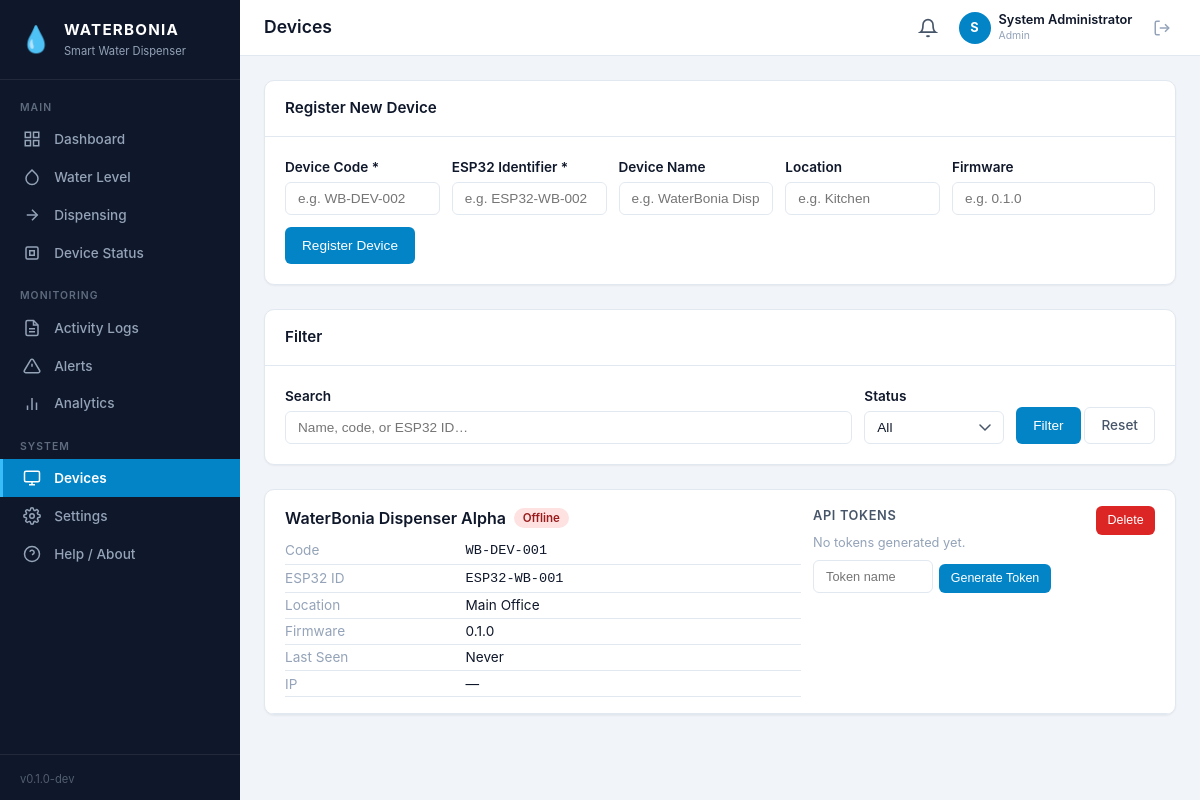
The app's page /pages/devices.php (signed in) with its own data.
### tables this page shows
CREATE TABLE `users` (
  `id`            INT UNSIGNED        NOT NULL AUTO_INCREMENT,
  `username`      VARCHAR(50)         NOT NULL,
  `email`         VARCHAR(255)        NOT NULL,
  `password_hash` VARCHAR(255)        NOT NULL,
  `full_name`     VARCHAR(150)        NOT NULL DEFAULT '',
  `role`          ENUM('admin','operator','viewer') NOT NULL DEFAULT 'viewer',
  `status`        ENUM('active','inactive')        NOT NULL DEFAULT 'active',
  `last_login_at` DATETIME            NULL     DEFAULT NULL,
  `created_at`    DATETIME            NOT NULL DEFAULT CURRENT_TIMESTAMP,
  `updated_at`    DATETIME            NOT NULL DEFAULT CURRENT_TIMESTAMP ON UPDATE CURRENT_TIMESTAMP,
  PRIMARY KEY (`id`),
  UNIQUE KEY `uq_users_username` (`username`),
  UNIQUE KEY `uq_users_email` (`email`)
);

CREATE TABLE `devices` (
  `id`                 INT UNSIGNED       NOT NULL AUTO_INCREMENT,
  `device_code`        VARCHAR(50)        NOT NULL,
  `device_name`        VARCHAR(150)       NOT NULL DEFAULT '',
  `location`           VARCHAR(255)       NOT NULL DEFAULT '',
  `esp32_identifier`   VARCHAR(100)       NOT NULL DEFAULT '',
  `status`             ENUM('online','offline','maintenance','disabled') NOT NULL DEFAULT 'offline',
  `firmware_version`   VARCHAR(30)        NOT NULL DEFAULT '',
  `ip_address`         VARCHAR(45)        NOT NULL DEFAULT '',
  `wifi_ssid`          VARCHAR(100)       NOT NULL DEFAULT '',
  `last_seen_at`       DATETIME           NULL     DEFAULT NULL,
  `created_at`         DATETIME           NOT NULL DEFAULT CURRENT_TIMESTAMP,
  `updated_at`         DATETIME           NOT NULL DEFAULT CURRENT_TIMESTAMP ON UPDATE CURRENT_TIMESTAMP,
  PRIMARY KEY (`id`),
  UNIQUE KEY `uq_devices_device_code` (`device_code`),
  KEY `idx_devices_status` (`status`),
  KEY `idx_devices_esp32_identifier` (`esp32_identifier`)
);

### config/database.php (called while the page is built, shortened)
<?php
function db(): PDO
{
    static $pdo = null;
    if ($pdo === null) {
        $dsn = sprintf(
            'mysql:host=%s;port=%s;dbname=%s;charset=%s',
            DB_HOST, DB_PORT, DB_NAME, DB_CHARSET
        );
        $pdo = new PDO($dsn, DB_USER, DB_PASS, [
            PDO::ATTR_ERRMODE            => PDO::ERRMODE_EXCEPTION,
            PDO::ATTR_DEFAULT_FETCH_MODE => PDO::FETCH_ASSOC,
            PDO::ATTR_EMULATE_PREPARES   => false,
        ]);
    }
    return $pdo;
}

### pages/devices.php (the view, shortened to what this page needs)
<?php
require_once __DIR__ . '/../includes/functions.php';
$page_title = 'Devices';
$search = trim($_GET['search'] ?? '');
$filter_status = $_GET['status'] ?? '';
$where = '1=1';
$params = [];
$p = paginate('devices', $where, $params, 15);
$devices = db_fetch_all(
    "SELECT * FROM devices WHERE $where ORDER BY created_at DESC LIMIT ? OFFSET ?",
    array_merge($params, [$p['per_page'], $p['offset']])
);
$device_tokens = [];
foreach ($devices as $d) {
    $tokens = db_fetch_all(
        "SELECT * FROM device_tokens WHERE device_id = ? ORDER BY created_at DESC",
        [$d['id']]
    );
    $device_tokens[$d['id']] = $tokens;
}
include __DIR__ . '/../includes/header.php';
?>
<?php if (is_admin()): ?>
<div class="card mb-3">
    <div class="card-header"><h3>Register New Device</h3></div>
    <div class="card-body">
        <form method="POST" action="<?= base_url('/pages/devices.php') ?>">
            <div style="display:flex;gap:0.75rem;flex-wrap:wrap;align-items:end">
                <div class="form-group" style="margin:0;flex:1;min-width:140px">
                    <label>Device Code *</label>
                    <input type="text" name="device_code" class="form-control" placeholder="e.g. WB-DEV-002" required>
                </div>
                <div class="form-group" style="margin:0;flex:1;min-width:140px">
                    <label>ESP32 Identifier *</label>
                    <input type="text" name="esp32_identifier" class="form-control" placeholder="e.g. ESP32-WB-002" required>
                </div>
                <div class="form-group" style="margin:0;flex:1;min-width:140px">
                    <label>Device Name</label>
                    <input type="text" name="device_name" class="form-control" placeholder="e.g. WaterBonia Dispenser Beta">
                </div>
                <div class="form-group" style="margin:0;flex:1;min-width:120px">
                    <label>Location</label>
                    <input type="text" name="location" class="form-control" placeholder="e.g. Kitchen">
                </div>
                <div class="form-group" style="margin:0;min-width:120px">
                    <label>Firmware</label>
                    <input type="text" name="firmware_version" class="form-control" placeholder="e.g. 0.1.0">
                </div>
                <div class="form-group" style="margin:0">
                    <button type="submit" class="btn btn-primary">Register Device</button>
                </div>
            </div>
        </form>
    </div>
</div>
<?php endif; ?>
<div class="card mb-3">
    <div class="card-header"><h3>Filter</h3></div>
    <div class="card-body">
        <form method="GET" action="<?= base_url('/pages/devices.php') ?>">
            <div style="display:flex;gap:0.75rem;flex-wrap:wrap;align-items:end">
                <div class="form-group" style="margin:0;flex:1;min-width:180px">
                    <label>Search</label>
                    <input type="text" name="search" class="form-control" placeholder="Name, code, or ESP32 ID…" value="<?= sanitize($search) ?>">
                </div>
                <div class="form-group" style="margin:0;min-width:140px">
                    <label>Status</label>
                    <select name="status" class="form-control">
                        <option value="">All</option>
                    </select>
                </div>
                <div class="form-group" style="margin:0">
                    <button type="submit" class="btn btn-primary">Filter</button>
                    <a href="<?= base_url('/pages/devices.php') ?>" class="btn btn-outline">Reset</a>
                </div>
            </div>
        </form>
    </div>
</div>
<div class="card">
    <div class="card-body-np">
        <?php if (empty($devices)): ?>
            <div class="empty-state">
                <div class="empty-icon">📡</div>
                <div class="empty-title">No Devices Found</div>
                <div class="empty-desc"><?= $search || $filter_status ? 'No devices match the current filters.' : 'No devices have been registered yet.' ?></div>
            </div>
        <?php else: ?>
            <?php foreach ($devices as $d): ?>
            <div style="padding:1rem 1.25rem;border-bottom:1px solid var(--border-color)">
                <div style="display:flex;justify-content:space-between;align-items:flex-start;flex-wrap:wrap;gap:0.75rem">
                    <div style="flex:1;min-width:200px">
                        <div style="display:flex;align-items:center;gap:0.5rem;margin-bottom:0.4rem">
                            <span style="font-weight:600;font-size:1rem"><?= sanitize($d['device_name'] ?: $d['device_code']) ?></span>
                            <?= status_badge($d['status']) ?>
                        </div>
                        <table style="width:100%;font-size:0.82rem">
                            <tr><td class="text-muted" style="width:35%;padding:0.15rem 0">Code</td><td style="padding:0.15rem 0"><code><?= sanitize($d['device_code']) ?></code></td></tr>
                            <tr><td class="text-muted" style="padding:0.15rem 0">ESP32 ID</td><td style="padding:0.15rem 0"><code><?= sanitize($d['esp32_identifier']) ?></code></td></tr>
                            <tr><td class="text-muted" style="padding:0.15rem 0">Location</td><td style="padding:0.15rem 0"><?= sanitize($d['location'] ?: '—') ?></td></tr>
                            <tr><td class="text-muted" style="padding:0.15rem 0">Firmware</td><td style="padding:0.15rem 0"><?= sanitize($d['firmware_version'] ?: '—') ?></td></tr>
                            <tr><td class="text-muted" style="padding:0.15rem 0">Last Seen</td><td style="padding:0.15rem 0"><?= time_ago($d['last_seen_at']) ?></td></tr>
                            <tr><td class="text-muted" style="padding:0.15rem 0">IP</td><td style="padding:0.15rem 0"><?= sanitize($d['ip_address'] ?: '—') ?></td></tr>
                        </table>
                    </div>
                    <div style="min-width:250px">
                        <div style="font-weight:600;font-size:0.8rem;color:var(--text-secondary);margin-bottom:0.5rem;text-transform:uppercase;letter-spacing:0.05em">API Tokens</div>
                        <?php
                        $tokens = $device_tokens[$d['id']] ?? [];
                        $active_tokens = array_filter($tokens, fn($t) => $t['status'] === 'active');
                        $other_tokens = array_filter($tokens, fn($t) => $t['status'] !== 'active');
                        ?>
                        <?php if (empty($active_tokens) && empty($other_tokens)): ?>
                            <div class="text-sm text-muted" style="margin-bottom:0.5rem">No tokens generated yet.</div>
                        <?php endif; ?>
                        <?php if (can_edit()): ?>
                        <div style="margin-top:0.5rem">
                            <form method="POST" action="<?= base_url('/pages/devices.php') ?>" style="display:flex;gap:0.4rem;align-items:end">
                                <input type="text" name="token_name" class="form-control" placeholder="Token name" style="width:120px;font-size:0.8rem">
                                <button type="submit" class="btn btn-sm btn-primary" onclick="return confirm('Generate a new token? Any existing active token will be revoked.')">Generate Token</button>
                            </form>
                        </div>
                        <?php endif; ?>
                    </div>
                    <?php if (is_admin()): ?>
                    <div style="min-width:80px;text-align:right">
                        <form method="POST" action="<?= base_url('/pages/devices.php') ?>" onsubmit="return confirm('Delete this device? This cannot be undone.')">
                            <button type="submit" class="btn btn-sm btn-danger">Delete</button>
                        </form>
                    </div>
                    <?php endif; ?>
                </div>
            </div>
            <?php endforeach; ?>
        <?php endif; ?>
    </div>
</div>
<?php include __DIR__ . '/../includes/footer.php'; ?>

### includes/header.php (shortened to what this page needs)
<?php
$user = current_user();
$page_title = $page_title ?? 'Dashboard';
?>
<!DOCTYPE html>
<html lang="en">
<head>
    <link rel="stylesheet" href="<?= base_url('/assets/css/style.css') ?>">
</head>
<body>
<div class="app-layout">
    <?php include __DIR__ . '/sidebar.php'; ?>
    <div class="app-main">
        <header class="top-header">
            <div class="header-left">
                <h1 class="page-title"><?= sanitize($page_title) ?></h1>
            </div>
            <div class="header-right">
                <a href="<?= base_url('/pages/alerts.php') ?>" class="header-alert" title="Active Alerts">
                    <svg width="20" height="20" viewBox="0 0 24 24" fill="none" stroke="currentColor" stroke-width="2"><path d="M18 8A6 6 0 006 8c0 7-3 9-3 9h18s-3-2-3-9"/><path d="M13.73 21a2 2 0 01-3.46 0"/></svg>
                </a>
                <div class="header-user">
                    <div class="user-avatar"><?= strtoupper(substr($user['full_name'] ?: $user['username'], 0, 1)) ?></div>
                    <div class="user-info">
                        <span class="user-name"><?= sanitize($user['full_name'] ?: $user['username']) ?></span>
                        <span class="user-role"><?= sanitize(ucfirst($user['role'])) ?></span>
                    </div>
                </div>
                <a href="<?= base_url('/logout.php') ?>" class="btn-logout" title="Sign Out">
                    <svg width="18" height="18" viewBox="0 0 24 24" fill="none" stroke="currentColor" stroke-width="2"><path d="M9 21H5a2 2 0 01-2-2V5a2 2 0 012-2h4"/><polyline points="16 17 21 12 16 7"/><line x1="21" y1="12" x2="9" y2="12"/></svg>
                </a>
            </div>
        </header>
        <main class="content-area">

### includes/functions.php (shortened to what this page needs)
<?php
require_once __DIR__ . '/../config/database.php';
function base_url(string $path = ''): string
{
    return BASE_URL . $path;
}
function sanitize(string $value): string
{
    return htmlspecialchars($value, ENT_QUOTES, 'UTF-8');
}
function logged_in(): bool
{
    return !empty($_SESSION['user_id']);
}
function current_user(): ?array
{
    static $user = null;
    if ($user === null) {
        $stmt = db()->prepare('SELECT id, username, email, full_name, role, status, last_login_at, created_at FROM users WHERE id = ?');
        $stmt->execute([$_SESSION['user_id']]);
        $user = $stmt->fetch();
    }
    return $user;
}
function current_role(): string
{
    $u = current_user();
    return $u ? $u['role'] : '';
}
function is_admin(): bool
{
    return current_role() === 'admin';
}
function can_edit(): bool
{
    return in_array(current_role(), ['admin', 'operator'], true);
}
function db_fetch(string $sql, array $params = []): ?array
{
    $stmt = db()->prepare($sql);
    $stmt->execute($params);
    return $stmt->fetch() ?: null;
}
function db_fetch_all(string $sql, array $params = []): array
{
    $stmt = db()->prepare($sql);
    $stmt->execute($params);
    return $stmt->fetchAll();
}
function db_count(string $sql, array $params = []): int
{
    $row = db_fetch($sql, $params);
    return $row ? (int) reset($row) : 0;
}
function paginate(string $table, string $where = '1=1', array $params = [], int $per_page = 20, int $page = 0): array
{
    if ($page < 1) {
        $page = max(1, (int)($_GET['page'] ?? 1));
    }
    $total = db_count("SELECT COUNT(*) FROM `$table` WHERE $where", $params);
    $total_pages = max(1, (int)ceil($total / $per_page));
    $page = min($page, $total_pages);
    $offset = ($page - 1) * $per_page;
    return [
        'page'        => $page,
        'per_page'    => $per_page,
        'total'       => $total,
        'total_pages' => $total_pages,
        'offset'      => $offset,
    ];
}
function time_ago(?string $dt): string
{
    if (!$dt) return 'Never';
    $diff = time() - strtotime($dt);
    return floor($diff / 86400) . 'd ago';
}
function status_badge(string $status): string
{
    $class = match($status) {
        'online','active','completed','info','resolved' => 'badge-success',
        'offline','inactive','failed','critical'        => 'badge-danger',
        'maintenance','warning','acknowledged','interrupted' => 'badge-warning',
        'disabled','error'                              => 'badge-error',
        'started'                                       => 'badge-info',
        default                                         => 'badge-secondary',
    };
    return '<span class="badge ' . $class . '">' . sanitize(ucwords(str_replace('_', ' ', $status))) . '</span>';
}

### records on screen
users: full_name "S", full_name "System Administrator", role "Admin"
devices: device_name "WaterBonia Dispenser Alpha", status "Offline", device_code "WB-DEV-001", esp32_identifier "ESP32-WB-001", location "Main Office", firmware_version "0.1.0", last_seen_at "Never", ip_address "—"

### other values on screen
$group_label "MAIN"
$item['label'] "Dashboard"
$item['label'] "Water Level"
$item['label'] "Dispensing"
$item['label'] "Device Status"
$group_label "MONITORING"
$item['label'] "Activity Logs"
$item['label'] "Alerts"
$item['label'] "Analytics"
$group_label "SYSTEM"
$item['label'] "Devices"
$item['label'] "Settings"
$item['label'] "Help / About"
$page_title "Devices"
